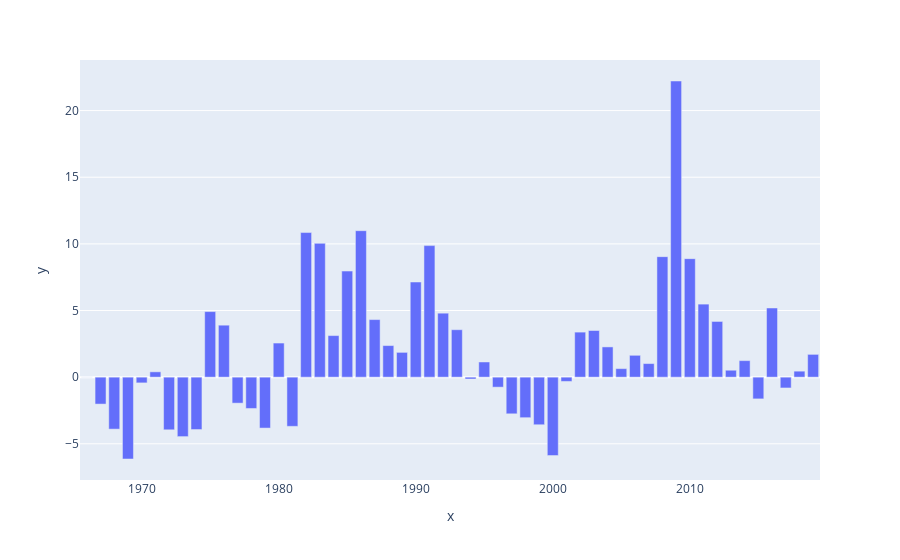

Notebook cell for this chart:
### Markdown cell above
## Test

### Code cell
fig = plotly.express.bar(x=debtYears, y=debtGDPDeltaData)
fig.show()

### Figure 1 — Plotly figure (JSON) as saved in the notebook; plotly's stock layout.template omitted (floating-point values rounded to 4 significant figures)
{"data": [{"alignmentgroup": "True", "hoverlabel": {"namelength": 0}, "hovertemplate": "x=%{x}<br>y=%{y}", "legendgroup": "", "marker": {"color": "#636efa"}, "name": "", "offsetgroup": "", "orientation": "v", "showlegend": false, "textposition": "auto", "type": "bar", "x": ["1966", "1967", "1968", "1969", "1970", "1971", "1972", "1973", "1974", "1975", "1976", "1977", "1978", "1979", "1980", "1981", "1982", "1983", "1984", "1985", "1986", "1987", "1988", "1989", "1990", "1991", "1992", "1993", "1994", "1995", "1996", "1997", "1998", "1999", "2000", "2001", "2002", "2003", "2004", "2005", "2006", "2007", "2008", "2009", "2010", "2011", "2012", "2013", "2014", "2015", "2016", "2017", "2018", "2019"], "xaxis": "x", "y": [0, -2.02, -3.9, -6.14, -0.43, 0.4, -3.95, -4.46, -3.93, 4.92, 3.9, -1.95, -2.35, -3.82, 2.56, -3.69, 10.85, 10.04, 3.12, 7.96, 10.99, 4.32, 2.37, 1.86, 7.14, 9.87, 4.8, 3.56, -0.14, 1.14, -0.75, -2.75, -3.04, -3.57, -5.88, -0.32, 3.38, 3.5, 2.27, 0.64, 1.64, 1.02, 9.04, 22.22, 8.89, 5.48, 4.18, 0.52, 1.24, -1.63, 5.19, -0.81, 0.45, 1.71], "yaxis": "y"}], "layout": {"barmode": "relative", "legend": {"tracegroupgap": 0}, "margin": {"t": 60}, "xaxis": {"anchor": "y", "domain": [0, 1], "title": {"text": "x"}}, "yaxis": {"anchor": "x", "domain": [0, 1], "title": {"text": "y"}}}}
